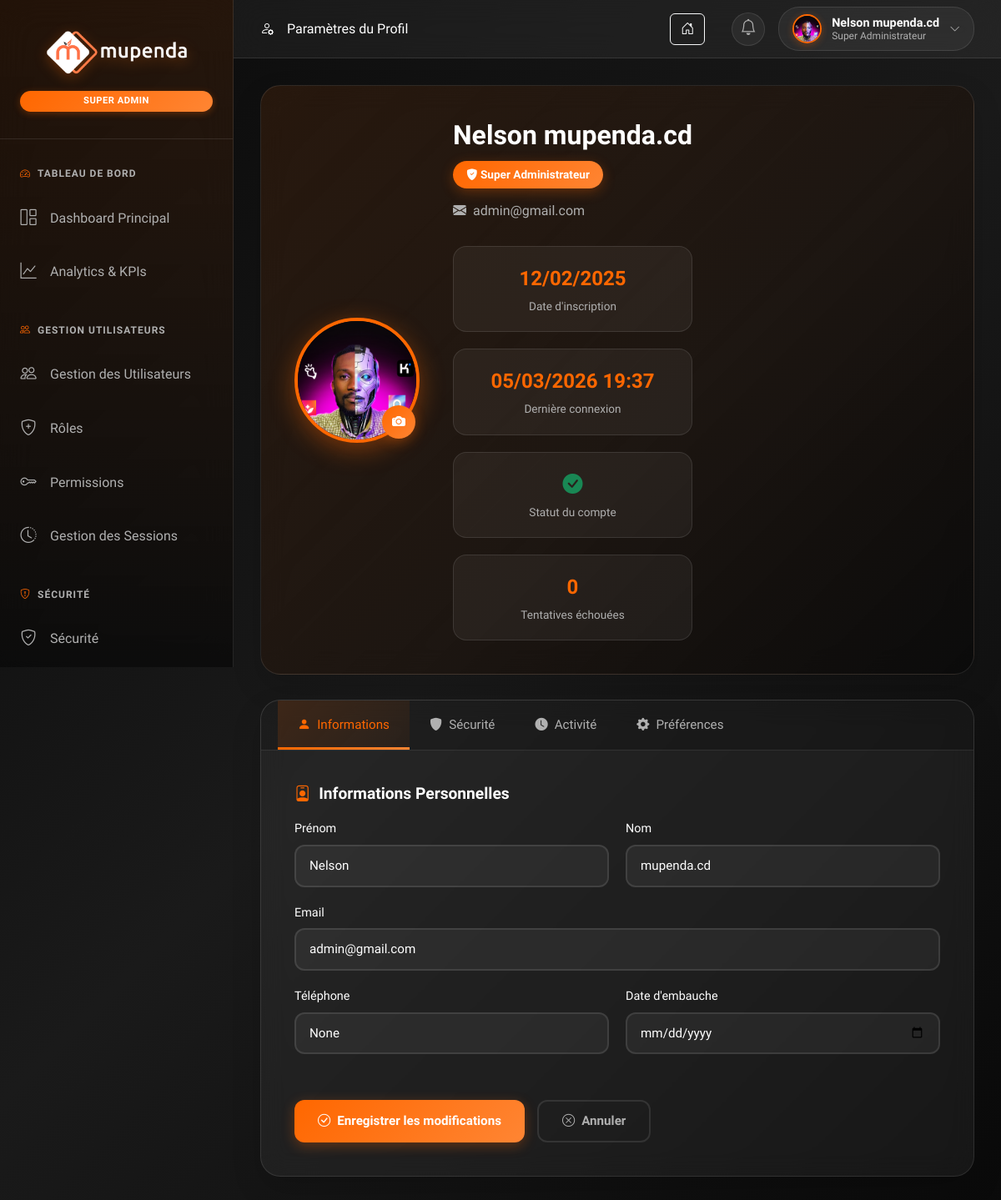
Before: /dashboard/super-admin/profile/ (signed in) with the older database file.
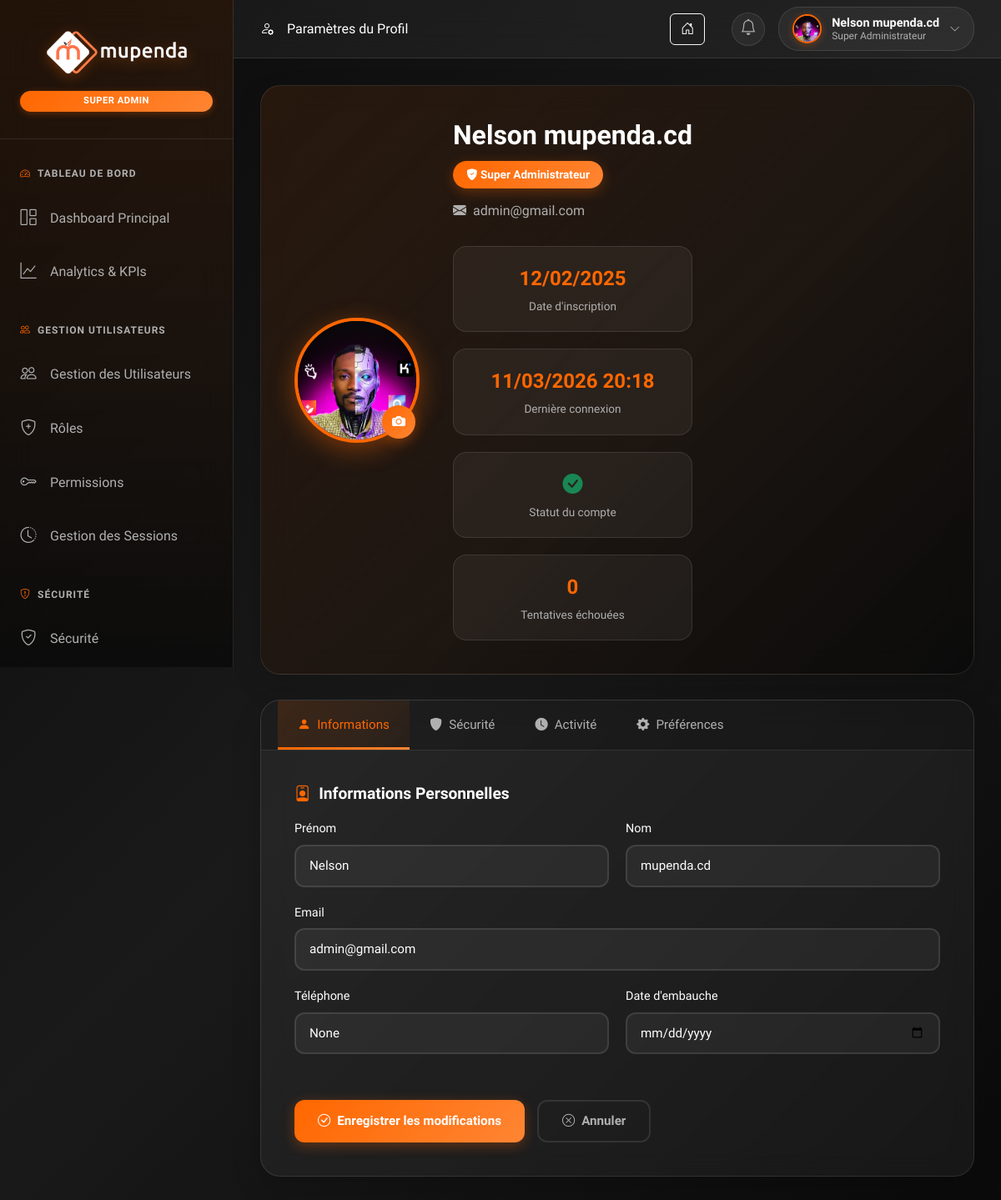
After: the same page with the newer database file.
### MupendaApp/models.py (models this page shows, shortened)
class CustomUser(AbstractUser):
    is_administrateur = models.BooleanField(default=False)
    is_utilisateur = models.BooleanField(default=True)
    photo_profil = models.ImageField(upload_to="static/images", blank=True, null=True)
    telephone = models.CharField(max_length=20, blank=True, null=True)
    date_embauche = models.DateField(blank=True, null=True)
    est_actif = models.BooleanField(default=True)
    derniere_connexion = models.DateTimeField(blank=True, null=True)
    tentative_echec = models.IntegerField(default=0)
    bloque_jusqua = models.DateTimeField(blank=True, null=True)
    pref_email_notifications = models.BooleanField(default=True, verbose_name="Notifications par email")
    pref_dark_mode = models.BooleanField(default=False, verbose_name="Mode sombre")
    def is_super_admin(self):
        return self.user_roles.filter(
            role__nom='SUPER_ADMIN',
            est_actif=True
        ).exists()

### MupendaApp/views.py (the view)
# urls.py: path('dashboard/super-admin/profile/', views.super_admin_profile, name="super_admin_profile"),
@login_required
def super_admin_profile(request):
    if not _require_roles(request, {'SUPER_ADMIN'}):
        return _forbidden(request)
    recent_activity = LogAction.objects.select_related('utilisateur').order_by('-date_action')[:10]
    user_sessions = []
    current_session_key = request.session.session_key
    if Session is not None:
        try:
            all_sessions = Session.objects.filter(expire_date__gte=timezone.now())
            for session in all_sessions:
                try:
                    decoded = session.get_decoded()
                    user_id = decoded.get('_auth_user_id')
                    if user_id and str(user_id) == str(request.user.id):
                        user_sessions.append({
                            'session_key': session.session_key,
                            'is_current': session.session_key == current_session_key,
                            'ip': decoded.get('_auth_user_ip', request.META.get('REMOTE_ADDR')),
                            'device': decoded.get('_auth_user_agent', request.META.get('HTTP_USER_AGENT', ''))[:50],
                            'last_activity': session.expire_date - timedelta(days=14) if session.expire_date else None,
                        })
                except Exception:
                    continue
        except Exception:
            pass
    return render(request, 'dashboard/super_admin/profile.html', {
        'recent_activity': recent_activity,
        'user_sessions': user_sessions,
    })

### MupendaApp/templates/dashboard/super_admin/profile.html (shortened to what this page needs)
{% extends 'dashboard/base_super_admin.html' %}
{% load static %}
{% block page_title %}
<i class="bi bi-person-gear"></i>
Paramètres du Profil
{% endblock %}
{% block content %}
<div class="profile-container">
  <div class="profile-header-card">
    <div class="profile-avatar-section">
      <div class="avatar-container">
        <img src="{% if user.photo_profil %}{{ user.photo_profil.url }}{% else %}{% static 'images/default-avatar.png' %}{% endif %}"
             alt="Avatar" class="avatar-img" id="avatarPreview">
        <label for="avatarUpload" class="avatar-upload">
          <i class="bi bi-camera-fill"></i>
        </label>
      </div>
      <div class="profile-info">
        <h2>{{ user.get_full_name|default:user.username }}</h2>
        <div class="profile-role">
          <i class="bi bi-shield-fill-check"></i>
          Super Administrateur
        </div>
        <div class="profile-email">
          <i class="bi bi-envelope-fill"></i>
          {{ user.email }}
        </div>
        <div class="stats-grid">
          <div class="stat-card">
            <div class="stat-value">{{ user.date_joined|date:"d/m/Y" }}</div>
            <div class="stat-label">Date d'inscription</div>
          </div>
          <div class="stat-card">
            <div class="stat-value">{{ user.derniere_connexion|date:"d/m/Y H:i"|default:"Jamais" }}</div>
            <div class="stat-label">Dernière connexion</div>
          </div>
          <div class="stat-card">
            <div class="stat-value">
              {% if user.is_active %}
                <i class="bi bi-check-circle-fill text-success"></i>
              {% else %}
                <i class="bi bi-x-circle-fill text-danger"></i>
              {% endif %}
            </div>
            <div class="stat-label">Statut du compte</div>
          </div>
          <div class="stat-card">
            <div class="stat-value">{{ user.tentative_echec|default:"0" }}</div>
            <div class="stat-label">Tentatives échouées</div>
          </div>
        </div>
      </div>
    </div>
  </div>
  <div class="profile-tabs-card">
    <div class="tab-nav">
      <button class="tab-btn active" onclick="showTab('informations', this)">
        <i class="bi bi-person-fill"></i>
        Informations
      </button>
      <button class="tab-btn" onclick="showTab('security', this)">
        <i class="bi bi-shield-fill"></i>
        Sécurité
      </button>
      <button class="tab-btn" onclick="showTab('activity', this)">
        <i class="bi bi-clock-fill"></i>
        Activité
      </button>
      <button class="tab-btn" onclick="showTab('preferences', this)">
        <i class="bi bi-gear-fill"></i>
        Préférences
      </button>
    </div>
    <div class="tab-content">
      <div class="tab-pane active" id="informations">
        <form method="post" id="profileForm" action="{% url 'super_admin_profile_update' %}" enctype="multipart/form-data">
          <div class="form-section">
            <h3 class="form-section-title">
              <i class="bi bi-person-badge"></i>
              Informations Personnelles
            </h3>
            <div class="form-row">
              <div class="form-group">
                <label for="first_name">Prénom</label>
                <input type="text" class="form-control" id="first_name" name="first_name"
                       value="{{ user.first_name }}" placeholder="Entrez votre prénom">
              </div>
              <div class="form-group">
                <label for="last_name">Nom</label>
                <input type="text" class="form-control" id="last_name" name="last_name"
                       value="{{ user.last_name }}" placeholder="Entrez votre nom">
              </div>
            </div>
            <div class="form-group">
              <label for="email">Email</label>
              <input type="email" class="form-control" id="email" name="email"
                     value="{{ user.email }}" placeholder="Entrez votre email">
            </div>
            <div class="form-row">
              <div class="form-group">
                <label for="telephone">Téléphone</label>
                <input type="tel" class="form-control" id="telephone" name="telephone"
                       value="{{ user.telephone }}" placeholder="Entrez votre numéro">
              </div>
              <div class="form-group">
                <label for="date_embauche">Date d'embauche</label>
                <input type="date" class="form-control" id="date_embauche" name="date_embauche"
                       value="{{ user.date_embauche|date:'Y-m-d'|default:'' }}">
              </div>
            </div>
          </div>
          <div style="display: flex; gap: 15px;">
            <button type="submit" class="btn-primary">
              <i class="bi bi-check-circle"></i>
              Enregistrer les modifications
            </button>
            <button type="button" class="btn-secondary" onclick="document.getElementById('profileForm').reset();">
              <i class="bi bi-x-circle"></i>
              Annuler
            </button>
          </div>
        </form>
      </div>
    </div>
  </div>
</div>
{% endblock %}

### MupendaApp/templates/dashboard/base_super_admin.html (shortened to what this page needs)
{% load static %}
<!DOCTYPE html>
<html lang="fr">
<head>
    <link href="https://cdn.jsdelivr.net/npm/bootstrap@5.3.3/dist/css/bootstrap.min.css" rel="stylesheet">
    <link rel="stylesheet" href="https://cdn.jsdelivr.net/npm/bootstrap-icons@1.13.1/font/bootstrap-icons.min.css">
</head>
<body>
    <div class="dashboard-container">
        <aside class="sidebar" id="sidebar">
            <div class="sidebar-header">
                <img src="{% static 'images/White Mupenda Company.png' %}" alt="Mupenda Company" class="sidebar-logo">
                <div class="super-admin-badge">Super Admin</div>
            </div>
            <nav>
                <div class="menu-section">
                    <div class="menu-section-title">
                        <i class="bi bi-speedometer2"></i>
                        Tableau de Bord
                    </div>
                    <ul class="sidebar-menu">
                        <li class="sidebar-menu-item">
                            <a href="{% url 'super_admin_dashboard' %}" class="sidebar-menu-link {% if request.resolver_match.url_name == 'super_admin_dashboard' %}active{% endif %}">
                                <i class="bi bi-grid-1x2 sidebar-menu-icon"></i>
                                Dashboard Principal
                            </a>
                        </li>
                        <li class="sidebar-menu-item">
                            <a href="{% url 'analytics_center' %}" class="sidebar-menu-link {% if request.resolver_match.url_name == 'analytics_center' %}active{% endif %}">
                                <i class="bi bi-graph-up sidebar-menu-icon"></i>
                                Analytics & KPIs
                            </a>
                        </li>
                    </ul>
                </div>
                <div class="menu-section">
                    <div class="menu-section-title">
                        <i class="bi bi-people"></i>
                        Gestion Utilisateurs
                    </div>
                    <ul class="sidebar-menu">
                        <li class="sidebar-menu-item">
                            <a href="{% url 'super_admin_manage_users' %}" class="sidebar-menu-link {% if request.resolver_match.url_name == 'super_admin_manage_users' %}active{% endif %}">
                                <i class="bi bi-people sidebar-menu-icon"></i>
                                Gestion des Utilisateurs
                            </a>
                        </li>
                        <li class="sidebar-menu-item">
                            <a href="{% url 'super_admin_manage_roles' %}" class="sidebar-menu-link {% if request.resolver_match.url_name == 'super_admin_manage_roles' %}active{% endif %}">
                                <i class="bi bi-shield-plus sidebar-menu-icon"></i>
                                Rôles
                            </a>
                        </li>
                        <li class="sidebar-menu-item">
                            <a href="{% url 'super_admin_manage_permissions' %}" class="sidebar-menu-link {% if request.resolver_match.url_name == 'super_admin_manage_permissions' %}active{% endif %}">
                                <i class="bi bi-key sidebar-menu-icon"></i>
                                Permissions
                            </a>
                        </li>
                        <li class="sidebar-menu-item">
                            <a href="{% url 'sessions_management' %}" class="sidebar-menu-link {% if request.resolver_match.url_name == 'sessions_management' %}active{% endif %}">
                                <i class="bi bi-clock-history sidebar-menu-icon"></i>
                                Gestion des Sessions
                            </a>
                        </li>
                    </ul>
                </div>
                <div class="menu-section">
                    <div class="menu-section-title">
                        <i class="bi bi-shield-exclamation"></i>
                        Sécurité
                    </div>
                    <ul class="sidebar-menu">
                        <li class="sidebar-menu-item">
                            <a href="{% url 'security_dashboard' %}" class="sidebar-menu-link {% if request.resolver_match.url_name == 'security_dashboard' %}active{% endif %}">
                                <i class="bi bi-shield-check sidebar-menu-icon"></i>
                                Sécurité
                            </a>
                        </li>
                    </ul>
                </div>
            </nav>
        </aside>
        <header class="top-header">
            <div class="top-header-left">
                {% block page_title %}{% endblock %}
            </div>
            <div class="top-header-right">
                <a href="{% url 'index' %}" class="btn btn-outline-light me-3" title="Retour au site">
                    <i class="bi bi-house-door"></i>
                </a>
                <div class="notification-wrapper">
                    <button class="notification-btn" id="notificationBtn" onclick="toggleNotificationDropdown(event)">
                        <i class="bi bi-bell"></i>
                    </button>
                </div>
                <div class="top-profile-section">
                    <div class="top-profile" onclick="toggleTopProfileDropdown()">
                        <img src="{% if user.photo_profil %}{{ user.photo_profil.url }}{% else %}{% static 'images/default-avatar.png' %}{% endif %}" alt="User Avatar" class="top-avatar" id="topAvatar">
                        <div class="top-user-details">
                            <h4 class="top-user-name">{{ user.get_full_name|default:user.username }}</h4>
                            <p class="top-user-role">Super Administrateur</p>
                        </div>
                        <i class="bi bi-chevron-down top-chevron" id="topProfileDropdownIcon"></i>
                    </div>
                </div>
            </div>
        </header>
        <main class="main-content" style="margin-left: 280px; flex: 1; padding: 2rem;">
            {% block content %}
            {% endblock %}
        </main>
    </div>
</body>
</html>

Changed rows visible on the page:
changed CustomUser "Nelson mupenda.cd": derniere_connexion "05/03/2026 19:37" → "11/03/2026 20:18"
